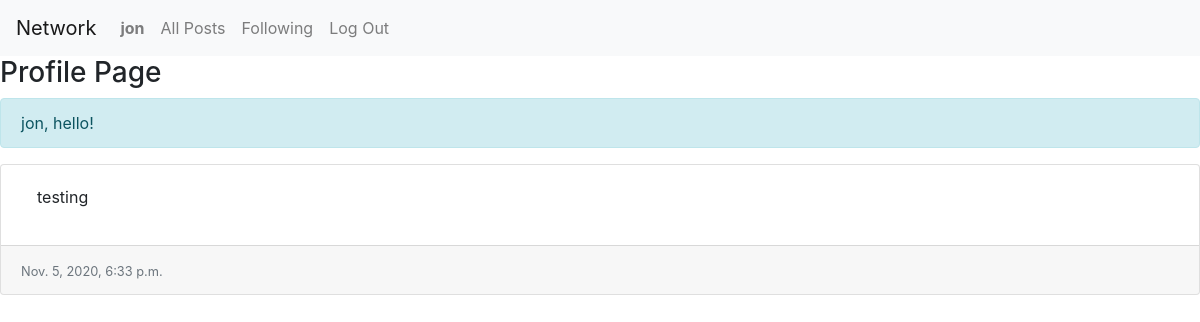
/profile/jon (signed in), run on an earlier commit of the app's database.
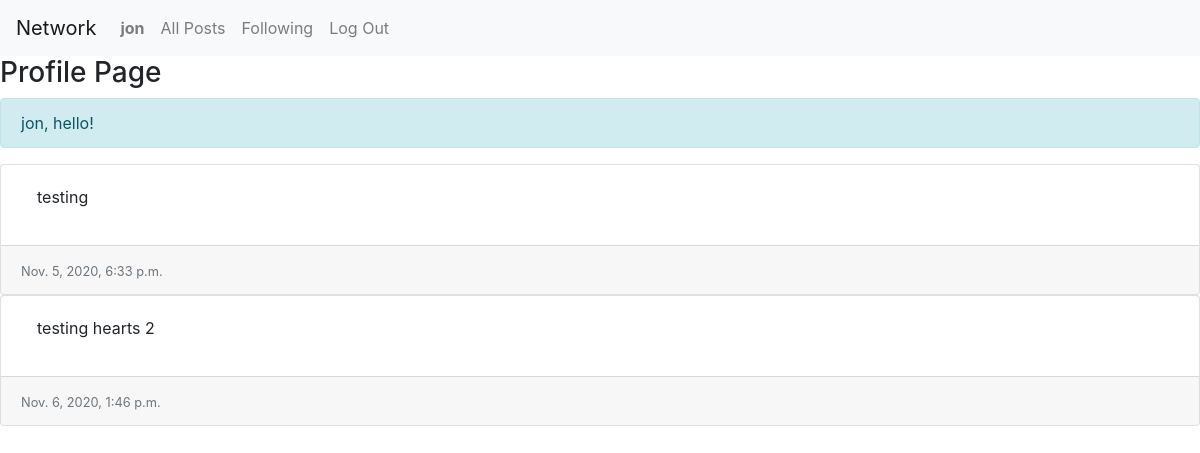
And on a later commit of the database.
### network/models.py (models this page shows)
class NewPost(models.Model):
    creator = models.CharField(max_length=64)
    text = models.TextField(verbose_name="Description")
    image = models.URLField(blank=True, verbose_name="Image URL", null=True)
    like = models.IntegerField()
    timeStamp = models.DateTimeField(auto_now_add=True,null=True)
    objects = models.Manager()

### network/views.py (the view)
# urls.py: path("profile/<str:name>", views.profile, name="profile")
@login_required
def profile(request, name):
    try:
        profile = User.objects.get(username=name)
        try:
            posts = NewPost.objects.filter(creator=profile)
        except:
            posts = "not found"
        return render(request, "network/profile.html", {
            "message" : f"{profile}, hello!",
            "posts" : posts
        })
    except:
        return render(request, "network/profile.html", {
            "message" : f"{name}, not found!"
        })

### network/templates/network/profile.html (shortened to what this page needs)
{% extends "network/layout.html" %}
{% block body %}
    <h3>Profile Page</h3>
    {% if message %}
    <div class="alert alert-info" role="alert">
        {{message}}
    </div>
    {% endif %}
    {% if posts %}
    <div class="card-column">
        {% for post in posts %}
            <div class="card">
                <div class="card-body">
                <ul class="list-group list-group-horizontal" style="list-style-type: none;">
                    <li style="padding-right:1em">
                    </li>
                    <li>
                        <p>{{ post.text }}</p>
                    </li>
                </ul>
                </div>
                <div class="card-footer">
                    <small class="text-muted">{{ post.timeStamp }}</small>
                </div>
            </div>
        {% endfor %}
    </div>
    {% endif %}
{% endblock %}

What changed in the data, as far as the page shows it:
added NewPost: text "testing hearts 2", timeStamp "Nov. 6, 2020, 1:46 p.m."
